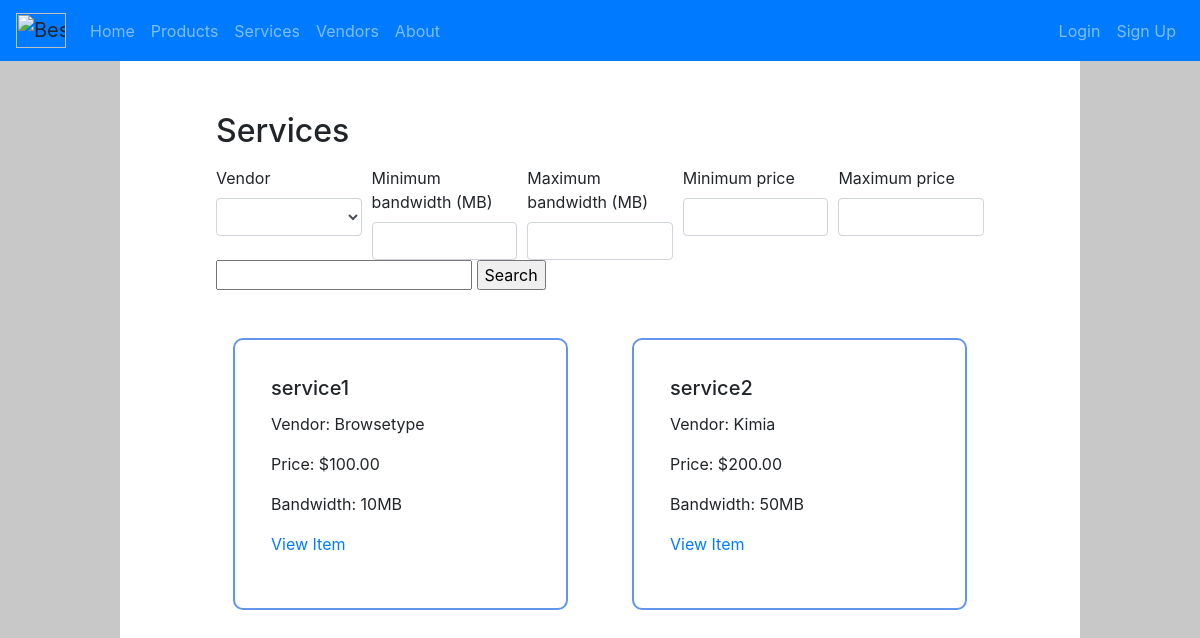
The app's page /products/services/, older data.
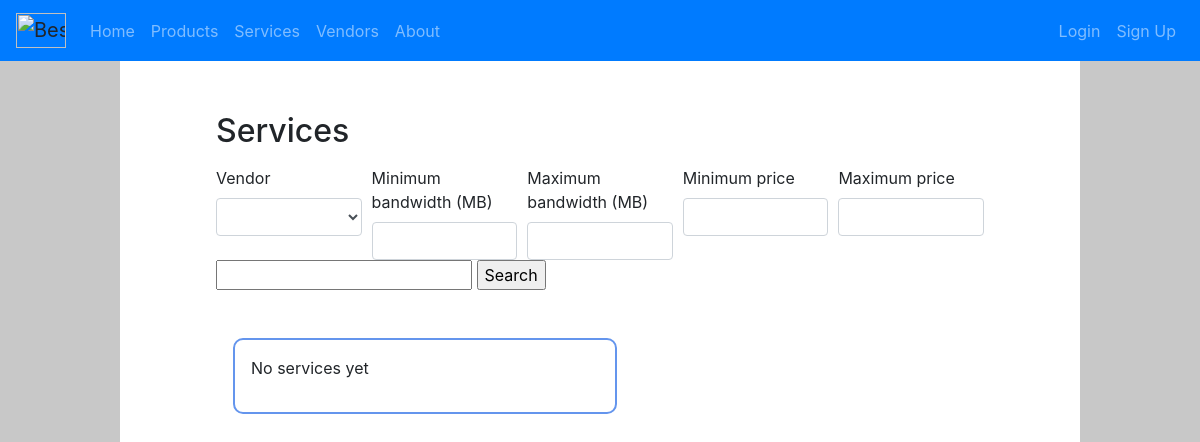
The same page, newer data.
### products/models.py (models this page shows, shortened)
class Service(models.Model):
    name = models.CharField(max_length=200, null=False)
    price = models.DecimalField(max_digits=10, decimal_places=2, null=False)
    description = models.CharField(max_length=200, null=False)
    bandwidth = models.PositiveIntegerField(null=False, validators=[MinValueValidator(1), MaxValueValidator(100)],)
    vendor = models.ForeignKey(Vendor, verbose_name="vendor", on_delete=models.CASCADE, null=False)
    class Meta:
        ordering = ('name', 'bandwidth', 'vendor',)

class Vendor(models.Model):
    name = models.CharField(max_length=200, null=False)
    address = models.CharField(max_length=200, null=False)
    state = models.CharField(max_length=50, null=False)
    city = models.CharField(max_length=50, null=False)
    email = models.EmailField()
    phone = models.CharField(max_length=12, null=False)
    class Meta:
        ordering = ('name', 'email',)

### products/views.py (the view)
# urls.py: path("services/", views.services, name='services'),
def services(request):
    context = {}
    context["vendors"] = Vendor.objects.order_by().values_list('name', flat=True).distinct()
    context["max_bandwidth"] = Service.objects.all().aggregate(Max('bandwidth'))
    context["min_bandwidth"] = Service.objects.all().aggregate(Min('bandwidth'))
    context["max_price"] = Service.objects.all().aggregate(Max('price'))
    context["min_price"] = Service.objects.all().aggregate(Min('price'))
    max_bandwidth = request.POST.get("max_bandwidth")
    min_bandwidth = request.POST.get("min_bandwidth")
    max_price = request.POST.get("max_price")
    min_price = request.POST.get("min_price")
    if request.POST.get('View', None):
        context["service"] = Service.objects.filter(id=request.POST.get("service"))
        return HttpResponseRedirect(reverse('item', args=(id,)), context)
    filters = {
        key: value
        for key, value in request.POST.items()
        if key in [] and value != ""
    }
    vendor = request.POST.get('vendor')
    if is_valid_param(vendor):
        filters['vendor'] = Vendor.objects.get(name=vendor).id
    query_name = request.POST.get('name', None)
    if (query_name == None):
        query_name = ""
    qs = Service.objects.filter(name__contains=query_name, **filters)
    if is_valid_param(max_price):
        qs = qs.filter(price__lte=max_price)
    if is_valid_param(min_price):
        qs = qs.filter(price__gt=min_price)
    if is_valid_param(max_bandwidth):
        qs = qs.filter(bandwidth__lte=max_bandwidth)
    if is_valid_param(min_bandwidth):
        qs = qs.filter(bandwidth__gt=min_bandwidth)
    context["services"] = qs
    return render(request, 'services.html', context)

### products/views.py (called while the page is built)
def is_valid_param(param):
    return param != '' and param is not None

### templates/services.html (shortened to what this page needs)
{% extends "base.html" %}
{% block content %}
  <h2>Services</h2>
  <form action="" method="POST">
    <div class="form-row">
      <div class="col form-group">
        <label class="form-label" for="vendor">Vendor</label>
        <select id="vendor" Name="vendor" class="form-control">
          <option selected></option>
          {% for vendor in vendors %}
            <option value="{{ vendor }}">{{ vendor }}</option>
          {% endfor %}
        </select>
      </div>
      <div class="col form-outline">
        <label class="form-label" for="min_bandwidth">Minimum bandwidth (MB)</label>
        <input type="number" min="{{ min_bandwidth }}" max="{{ max_bandwidth }}" id="min_bandwidth" name="min_bandwidth" class="form-control" />
      </div>
      <div class="col form-outline">
        <label class="form-label" for="max_bandwidth">Maximum bandwidth (MB)</label>
        <input type="number" min="{{ min_bandwidth }}" max="{{ max_bandwidth }}" id="max_bandwidth" name="max_bandwidth" class="form-control" />
      </div>
      <div class="col form-outline">
        <label class="form-label" for="min_price">Minimum price</label>
        <input type="number" min="{{ min_price }}" max="{{ max_price }}" id="min_price" name="min_price" class="form-control" />
      </div>
      <div class="col form-outline">
        <label class="form-label" for="max_price">Maximum price</label>
        <input type="number" min="{{ min_price }}" max="{{ max_price }}" id="max_price" name="max_price" class="form-control" />
      </div>
    </div>
    <input type="text" name="name">
    <input type="submit" name="submit" value="Search">
  </form>
  <div class="row">
    {% for service in services %}
      <div class="col" id="product">
        <form action="add_to_cart" method="POST" value="{{ request.path }}">
          <div class="card-body">
            <h5 class="card-title">{{ service.name }}</h5>
            <p class="card-text">Vendor: {{ service.vendor.name }}</p>
            <p class="card-text">Price: ${{ service.price }}</p>
            <p class="card-text">Bandwidth: {{ service.bandwidth }}MB</p>
            <a href="{% url 'services' %}{{ service.id }}" class="card-link">View Item</a>
          </div>
        </form>
      </div>
      {% empty %}
        <div class="col" id="product">
          <p>No services yet</p>
        </div>
    {% endfor %}
  </div>
{% endblock %}

### templates/base.html (shortened to what this page needs)
{% load static %}
<link rel="stylesheet" type="text/css" href="{% static 'style.css' %}">
<!DOCTYPE html>
<html lang="en">
  <head>
    <link rel="stylesheet" href="https://stackpath.bootstrapcdn.com/bootstrap/4.1.3/css/bootstrap.min.css"
>
    <link rel="stylesheet" type="text/css" href="{% static 'style.css' %}" />
  </head>
  <body>
    <nav class="navbar fixed-top navbar-expand-lg navbar-dark bg-primary">
      <div class="collapse navbar-collapse" id="navbarColor02">
        <a class="navbar-brand">
          <img src="https://upload.wikimedia.org/wikipedia/commons/f/f5/Best_Buy_Logo.svg" width="50" height="35" alt="BestBuy">
        </a>
        <ul class="navbar-nav mr-auto">
          <li class="nav-item {% if nbar == 'home' %}active{% endif %}">
            <a class="nav-link" href="/">Home</a>
          </li>
          <li class="nav-item {% if nbar == 'products' %}active{% endif %}">
            <a class="nav-link" href="{% url 'products' %}">Products</a>
          </li>
          <li class="nav-item {% if nbar == 'services' %}active{% endif %}">
            <a class="nav-link" href="{% url 'services' %}">Services</a>
          </li>
          <li class="nav-item {% if nbar == 'vendors' %}active{% endif %}">
            <a class="nav-link" href="{% url 'vendors' %}">Vendors</a>
          </li>
          <li class="nav-item {% if nbar == 'about' %}active{% endif %}">
            <a class="nav-link" href="{% url 'about' %}">About</a>
          </li>
        </ul>
        {% block login %}
          {% if user.is_authenticated %}
            <ul class="nav navbar-nav navbar-right">
              <li class="navbar-item">
                <a class="nav-link" href="{% url 'account' %}">{{user.username}}</a>
              </li>
              <li class="nav-item">
                <a class="nav-link" href="{% url 'cart' %}">Cart</a>
              </li>
              <li class="nav-item">
                <a class="nav-link" href="{% url 'logout' %}">Logout</a>
              </li>
            </ul>
          {% else %}
            <ul class="nav navbar-nav navbar-right">
              <li class="nav-item">
                <a class="nav-link" href="{% url 'login' %}">Login</a>
              </li>
              <li class="nav-item">
                <a class="nav-link" href="{% url 'signup' %}">Sign Up</a>
              </li>
            </ul>
          {% endif %}
        {% endblock %}
      </div>
    </nav>
    <div id="content">
      {% block content %}{% endblock %}
    </div>
  </body>
</html>

### static/style.css (style rules this page uses)
body { background-color: rgb(200, 200, 200); height: 100%; display: flex; flex-direction: column; padding-top: 16px; }
#content { background-color: white; padding: 96px; margin-left: 10vw; margin-right: 10vw; flex-grow: 1; }
h2 { margin-bottom: 16px; }
img { max-width: 100%; max-height: 100%; }
#product { min-width: 256px; max-width: 384px; margin: 32px; }
#product, #text-box { padding: 16px; border-style: solid; border-radius: 10px; border-width: 2px; border-color: cornflowerblue; }

Row changes from the older to the newer data that the page shows:
removed Service: name "service1", vendor.name "Browsetype", price "100.00", bandwidth "10"
removed Service: name "service2", vendor.name "Kimia", price "200.00", bandwidth "50"
Text that changed along with them:
text now shown: "No services yet"
